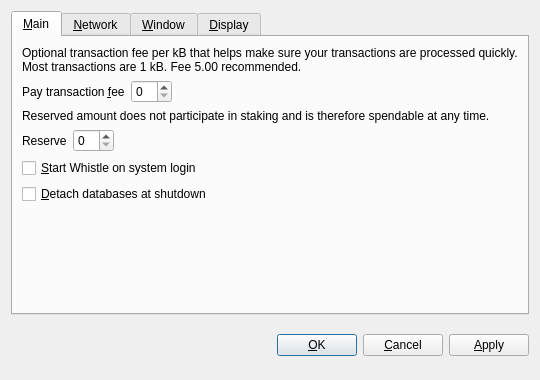
<?xml version="1.0" encoding="UTF-8"?>
<ui version="4.0">
 <class>OptionsDialog</class>
 <widget class="QDialog" name="OptionsDialog">
  <property name="geometry">
   <rect>
    <x>0</x>
    <y>0</y>
    <width>540</width>
    <height>380</height>
   </rect>
  </property>
  <property name="windowTitle">
   <string>Options</string>
  </property>
  <property name="modal">
   <bool>true</bool>
  </property>
  <layout class="QVBoxLayout" name="verticalLayout">
   <item>
    <widget class="QTabWidget" name="tabWidget">
     <property name="tabPosition">
      <enum>QTabWidget::North</enum>
     </property>
     <property name="currentIndex">
      <number>0</number>
     </property>
     <widget class="QWidget" name="tabMain">
      <attribute name="title">
       <string>&amp;Main</string>
      </attribute>
      <layout class="QVBoxLayout" name="verticalLayout_Main">
       <item>
        <widget class="QLabel" name="transactionFeeInfoLabel">
         <property name="text">
          <string>Optional transaction fee per kB that helps make sure your transactions are processed quickly. Most transactions are 1 kB. Fee 5.00 recommended.</string>
         </property>
         <property name="textFormat">
          <enum>Qt::PlainText</enum>
         </property>
         <property name="wordWrap">
          <bool>true</bool>
         </property>
        </widget>
       </item>
       <item>
        <layout class="QHBoxLayout" name="horizontalLayoutFee">
         <item>
          <widget class="QLabel" name="transactionFeeLabel">
           <property name="text">
            <string>Pay transaction &amp;fee</string>
           </property>
           <property name="textFormat">
            <enum>Qt::PlainText</enum>
           </property>
           <property name="buddy">
            <cstring>transactionFee</cstring>
           </property>
          </widget>
         </item>
         <item>
          <widget class="BitcoinAmountField" name="transactionFee"/>
         </item>
         <item>
          <spacer name="horizontalSpacerFee">
           <property name="orientation">
            <enum>Qt::Horizontal</enum>
           </property>
           <property name="sizeHint" stdset="0">
            <size>
             <width>40</width>
             <height>20</height>
            </size>
           </property>
          </spacer>
         </item>
        </layout>
       </item>
       <item>
        <widget class="QLabel" name="reserveBalanceInfoLabel">
         <property name="text">
          <string>Reserved amount does not participate in staking and is therefore spendable at any time.</string>
         </property>
         <property name="textFormat">
          <enum>Qt::PlainText</enum>
         </property>
         <property name="wordWrap">
          <bool>true</bool>
         </property>
        </widget>
       </item>
       <item>
        <layout class="QHBoxLayout" name="horizontalLayoutReserveBalance">
         <item>
          <widget class="QLabel" name="reserveBalanceLabel">
           <property name="text">
            <string>Reserve</string>
           </property>
           <property name="textFormat">
            <enum>Qt::PlainText</enum>
           </property>
           <property name="buddy">
            <cstring>reserveBalance</cstring>
           </property>
          </widget>
         </item>
         <item>
          <widget class="BitcoinAmountField" name="reserveBalance"/>
         </item>
         <item>
          <spacer name="horizontalSpacerReserveBalance">
           <property name="orientation">
            <enum>Qt::Horizontal</enum>
           </property>
           <property name="sizeHint" stdset="0">
            <size>
             <width>40</width>
             <height>20</height>
            </size>
           </property>
          </spacer>
         </item>
        </layout>
       </item>
       <item>
        <widget class="QCheckBox" name="bitcoinAtStartup">
         <property name="toolTip">
          <string>Automatically start Whistle after logging in to the system.</string>
         </property>
         <property name="text">
          <string>&amp;Start Whistle on system login</string>
         </property>
        </widget>
       </item>
       <item>
        <widget class="QCheckBox" name="detachDatabases">
         <property name="toolTip">
          <string>Detach block and address databases at shutdown. This means they can be moved to another data directory, but it slows down shutdown. The wallet is always detached.</string>
         </property>
         <property name="text">
          <string>&amp;Detach databases at shutdown</string>
         </property>
        </widget>
       </item>
       <item>
        <spacer name="verticalSpacer_Main">
         <property name="orientation">
          <enum>Qt::Vertical</enum>
         </property>
         <property name="sizeHint" stdset="0">
          <size>
           <width>20</width>
           <height>40</height>
          </size>
         </property>
        </spacer>
       </item>
      </layout>
     </widget>
     <widget class="QWidget" name="tabNetwork">
      <attribute name="title">
       <string>&amp;Network</string>
      </attribute>
      <layout class="QVBoxLayout" name="verticalLayout_Network">
       <item>
        <widget class="QCheckBox" name="mapPortUpnp">
         <property name="toolTip">
          <string>Automatically open the Whistle client port on the router. This only works when your router supports UPnP and it is enabled.</string>
         </property>
         <property name="text">
          <string>Map port using &amp;UPnP</string>
         </property>
        </widget>
       </item>
       <item>
        <widget class="QCheckBox" name="connectSocks">
         <property name="toolTip">
          <string>Connect to the Whistle network through a SOCKS proxy (e.g. when connecting through Tor).</string>
         </property>
         <property name="text">
          <string>&amp;Connect through SOCKS proxy:</string>
         </property>
        </widget>
       </item>
       <item>
        <layout class="QHBoxLayout" name="horizontalLayout_Network">
         <item>
          <widget class="QLabel" name="proxyIpLabel">
           <property name="text">
            <string>Proxy &amp;IP:</string>
           </property>
           <property name="textFormat">
            <enum>Qt::PlainText</enum>
           </property>
           <property name="buddy">
            <cstring>proxyIp</cstring>
           </property>
          </widget>
         </item>
         <item>
          <widget class="QValidatedLineEdit" name="proxyIp">
           <property name="maximumSize">
            <size>
             <width>140</width>
             <height>16777215</height>
            </size>
           </property>
           <property name="toolTip">
            <string>IP address of the proxy (e.g. 127.0.0.1)</string>
           </property>
          </widget>
         </item>
         <item>
          <widget class="QLabel" name="proxyPortLabel">
           <property name="text">
            <string>&amp;Port:</string>
           </property>
           <property name="textFormat">
            <enum>Qt::PlainText</enum>
           </property>
           <property name="buddy">
            <cstring>proxyPort</cstring>
           </property>
          </widget>
         </item>
         <item>
          <widget class="QLineEdit" name="proxyPort">
           <property name="maximumSize">
            <size>
             <width>55</width>
             <height>16777215</height>
            </size>
           </property>
           <property name="toolTip">
            <string>Port of the proxy (e.g. 9050)</string>
           </property>
          </widget>
         </item>
         <item>
          <widget class="QLabel" name="socksVersionLabel">
           <property name="text">
            <string>SOCKS &amp;Version:</string>
           </property>
           <property name="textFormat">
            <enum>Qt::PlainText</enum>
           </property>
           <property name="buddy">
            <cstring>socksVersion</cstring>
           </property>
          </widget>
         </item>
         <item>
          <widget class="QValueComboBox" name="socksVersion">
           <property name="toolTip">
            <string>SOCKS version of the proxy (e.g. 5)</string>
           </property>
          </widget>
         </item>
         <item>
          <spacer name="horizontalSpacer_Network">
           <property name="orientation">
            <enum>Qt::Horizontal</enum>
           </property>
           <property name="sizeHint" stdset="0">
            <size>
             <width>40</width>
             <height>20</height>
            </size>
           </property>
          </spacer>
         </item>
        </layout>
       </item>
       <item>
        <spacer name="verticalSpacer_Network">
         <property name="orientation">
          <enum>Qt::Vertical</enum>
         </property>
         <property name="sizeHint" stdset="0">
          <size>
           <width>20</width>
           <height>40</height>
          </size>
         </property>
        </spacer>
       </item>
      </layout>
     </widget>
     <widget class="QWidget" name="tabWindow">
      <attribute name="title">
       <string>&amp;Window</string>
      </attribute>
      <layout class="QVBoxLayout" name="verticalLayout_Window">
       <item>
        <widget class="QCheckBox" name="minimizeToTray">
         <property name="toolTip">
          <string>Show only a tray icon after minimizing the window.</string>
         </property>
         <property name="text">
          <string>&amp;Minimize to the tray instead of the taskbar</string>
         </property>
        </widget>
       </item>
       <item>
        <widget class="QCheckBox" name="minimizeOnClose">
         <property name="toolTip">
          <string>Minimize instead of exit the application when the window is closed. When this option is enabled, the application will be closed only after selecting Quit in the menu.</string>
         </property>
         <property name="text">
          <string>M&amp;inimize on close</string>
         </property>
        </widget>
       </item>
       <item>
        <spacer name="verticalSpacer_Window">
         <property name="orientation">
          <enum>Qt::Vertical</enum>
         </property>
         <property name="sizeHint" stdset="0">
          <size>
           <width>20</width>
           <height>40</height>
          </size>
         </property>
        </spacer>
       </item>
      </layout>
     </widget>
     <widget class="QWidget" name="tabDisplay">
      <attribute name="title">
       <string>&amp;Display</string>
      </attribute>
      <layout class="QVBoxLayout" name="verticalLayout_Display">
       <item>
        <layout class="QHBoxLayout" name="horizontalLayout_1_Display">
         <item>
          <widget class="QLabel" name="langLabel">
           <property name="text">
            <string>User Interface &amp;language:</string>
           </property>
           <property name="textFormat">
            <enum>Qt::PlainText</enum>
           </property>
           <property name="buddy">
            <cstring>lang</cstring>
           </property>
          </widget>
         </item>
         <item>
          <widget class="QValueComboBox" name="lang">
           <property name="toolTip">
            <string>The user interface language can be set here. This setting will take effect after restarting Whistle.</string>
           </property>
          </widget>
         </item>
        </layout>
       </item>
       <item>
        <layout class="QHBoxLayout" name="horizontalLayout_2_Display">
         <item>
          <widget class="QLabel" name="unitLabel">
           <property name="text">
            <string>&amp;Unit to show amounts in:</string>
           </property>
           <property name="textFormat">
            <enum>Qt::PlainText</enum>
           </property>
           <property name="buddy">
            <cstring>unit</cstring>
           </property>
          </widget>
         </item>
         <item>
          <widget class="QValueComboBox" name="unit">
           <property name="toolTip">
            <string>Choose the default subdivision unit to show in the interface and when sending coins.</string>
           </property>
          </widget>
         </item>
        </layout>
       </item>
       <item>
        <widget class="QCheckBox" name="displayAddresses">
         <property name="toolTip">
          <string>Whether to show Whistle addresses in the transaction list or not.</string>
         </property>
         <property name="text">
          <string>&amp;Display addresses in transaction list</string>
         </property>
        </widget>
       </item>
       <item>
        <widget class="QCheckBox" name="coinControlFeatures">
         <property name="toolTip">
          <string>Whether to show coin control features or not.</string>
         </property>
         <property name="text">
          <string>Display coin &amp;control features (experts only!)</string>
         </property>
        </widget>
       </item>
       <item>
        <spacer name="verticalSpacer_Display">
         <property name="orientation">
          <enum>Qt::Vertical</enum>
         </property>
         <property name="sizeHint" stdset="0">
          <size>
           <width>20</width>
           <height>40</height>
          </size>
         </property>
        </spacer>
       </item>
      </layout>
     </widget>
    </widget>
   </item>
   <item>
    <layout class="QHBoxLayout" name="horizontalLayout_Buttons">
     <item>
      <spacer name="horizontalSpacer_1">
       <property name="orientation">
        <enum>Qt::Horizontal</enum>
       </property>
       <property name="sizeHint" stdset="0">
        <size>
         <width>40</width>
         <height>48</height>
        </size>
       </property>
      </spacer>
     </item>
     <item>
      <widget class="QLabel" name="statusLabel">
       <property name="font">
        <font>
         <weight>75</weight>
         <bold>true</bold>
        </font>
       </property>
       <property name="text">
        <string/>
       </property>
       <property name="textFormat">
        <enum>Qt::PlainText</enum>
       </property>
       <property name="wordWrap">
        <bool>true</bool>
       </property>
      </widget>
     </item>
     <item>
      <spacer name="horizontalSpacer_2">
       <property name="orientation">
        <enum>Qt::Horizontal</enum>
       </property>
       <property name="sizeHint" stdset="0">
        <size>
         <width>40</width>
         <height>48</height>
        </size>
       </property>
      </spacer>
     </item>
     <item>
      <widget class="QPushButton" name="okButton">
       <property name="text">
        <string>&amp;OK</string>
       </property>
      </widget>
     </item>
     <item>
      <widget class="QPushButton" name="cancelButton">
       <property name="text">
        <string>&amp;Cancel</string>
       </property>
       <property name="autoDefault">
        <bool>false</bool>
       </property>
      </widget>
     </item>
     <item>
      <widget class="QPushButton" name="applyButton">
       <property name="text">
        <string>&amp;Apply</string>
       </property>
       <property name="autoDefault">
        <bool>false</bool>
       </property>
      </widget>
     </item>
    </layout>
   </item>
  </layout>
 </widget>
 <customwidgets>
  <customwidget>
   <class>BitcoinAmountField</class>
   <extends>QSpinBox</extends>
   <header>bitcoinamountfield.h</header>
  </customwidget>
  <customwidget>
   <class>QValueComboBox</class>
   <extends>QComboBox</extends>
   <header>qvaluecombobox.h</header>
  </customwidget>
  <customwidget>
   <class>QValidatedLineEdit</class>
   <extends>QLineEdit</extends>
   <header>qvalidatedlineedit.h</header>
  </customwidget>
 </customwidgets>
 <resources/>
 <connections/>
</ui>
